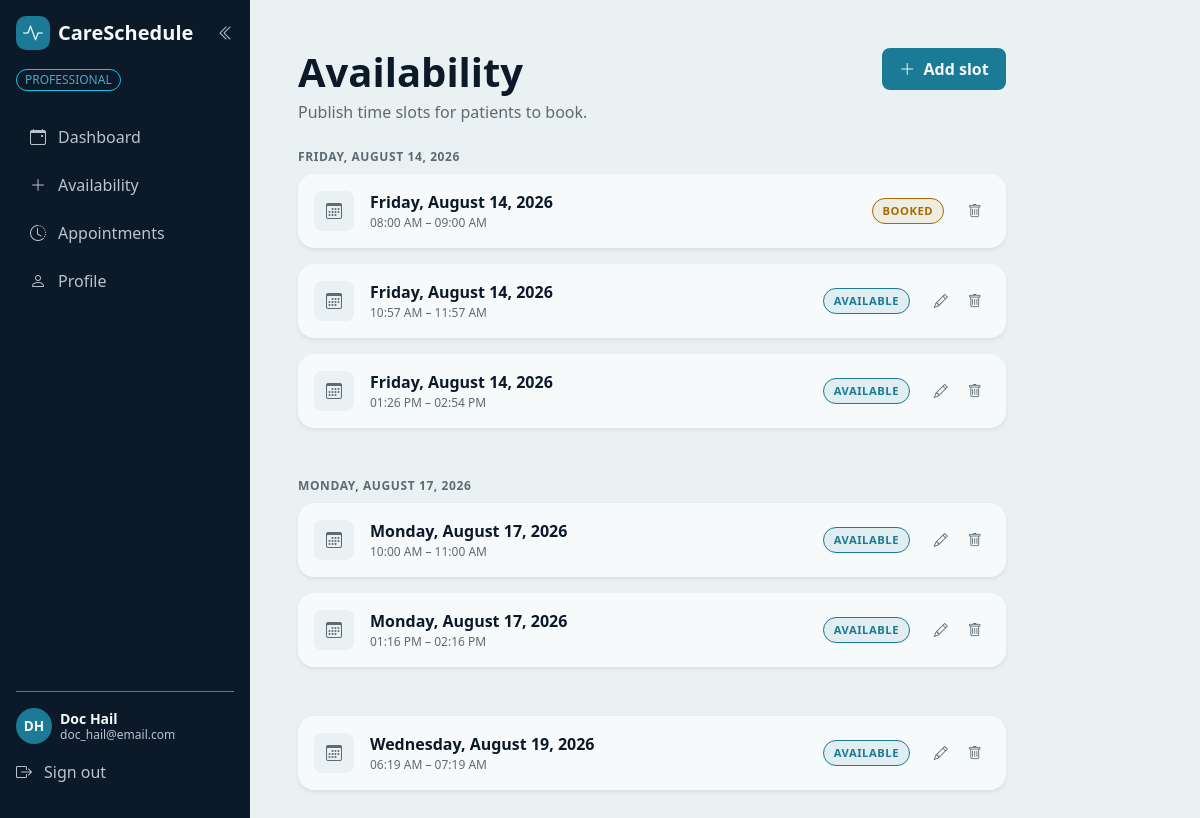
The app's page /professional/availability (signed in) with its own data.
### bp_app/models.py (models this page shows, shortened)
class Professional(UserMixin, db.Model):
    __tablename__ = "professional"
    id = db.Column(db.Integer, primary_key = True)
    email = db.Column(db.String(255), nullable = False, unique = True)
    username = db.Column(db.String(255), nullable = False, unique= True)
    password_hash = db.Column(db.String(255), nullable = False)
    firstname = db.Column(db.String(150), nullable = True)
    lastname = db.Column(db.String(150), nullable = True)
    specialty = db.Column(db.String(150), nullable = True)
    biography = db.Column(db.Text)
    availabilities = db.relationship(
        "Availability",
        back_populates = "professional"
    )

class Availability(db.Model):
    __tablename__ = "availability"
    id = db.Column(db.Integer, primary_key = True)
    start_time = db.Column(db.DateTime, nullable = False)
    end_time = db.Column(db.DateTime, nullable = False)
    @property
    def day(self):
        return self.start_time.date()
    is_booked = db.Column(db.Boolean, nullable = False, default = False)
    professional_id = db.Column(
        db.Integer,
        db.ForeignKey("professional.id"),
        nullable = False
    )
    professional = db.relationship(
        "Professional",
        back_populates = "availabilities"
    )
    appointment = db.relationship("Appointment", back_populates="availability", uselist=False)

### bp_app/professional_routes.py (the view)
@professional.route("/professional/availability")
@login_required
def manage_availability():
    if not isinstance(current_user, Professional):
        flash("This page is for professionals only.", "error")
        return redirect(url_for('main.home'))
    slots = (
        Availability.query
        .filter_by(professional_id=current_user.id)
        .order_by(Availability.start_time)
        .all()
    )
    return render_template("professional/manage_availability.html", slots=slots)

### bp_app/app.py (called while the page is built)
@login_manager.user_loader
def load_user(user_id):
    try:
        user_type, record_id = user_id.split(":", 1)
        model = {"Patient": Patient, "Professional": Professional}.get(user_type)
        return db.session.get(model, int(record_id)) if model else None
    except (AttributeError, TypeError, ValueError):
        return None

### bp_app/templates/professional/manage_availability.html (shortened to what this page needs)
{% extends "components/dashboard_base.html" %}
{% block dashboard_content %}
    <div class="row">
        <div class="col-12 col-lg-10 col-xxl-8">
            <div class="d-flex flex-wrap justify-content-between align-items-start gap-3 mb-4">
                <div>
                    <h1 class="display-6 fw-bold text-app-navy mb-1">Availability</h1>
                    <p class="text-app-muted mb-0">Publish time slots for patients to book.</p>
                </div>
                {% if slots %}
                    <button type="button"
                            class="btn bg-app-teal text-app-offwhite fw-bold px-3 py-2 rounded-3"
                            data-bs-toggle="modal" data-bs-target="#addSlotModal">
                        <i class="bi bi-plus-lg me-1"></i> Add slot
                    </button>
                {% endif %}
            </div>
            {% for date, day_slots in slots|groupby("day") %}
                {% if not loop.first %}
                    <hr class="border-app-border my-4">
                {% endif %}
                {% if day_slots|length > 1 %}
                    <div class="eyebrow text-app-muted mt-4 mb-2">
                        {{ date.strftime("%A, %B %d, %Y") }}
                    </div>
                {% endif %}
                {% for slot in day_slots %}
                    <div class="card border-0 shadow-sm rounded-4 bg-app-card p-3 mb-3">
                        <div class="d-flex align-items-center gap-3">
                            <div class="slot-icon rounded-3 d-flex align-items-center justify-content-center flex-shrink-0">
                                <i class="bi bi-calendar3 text-app-muted"></i>
                            </div>
                            <div class="flex-grow-1 min-w-0">
                                <div class="fw-bold text-app-navy">
                                    {{ slot.start_time.strftime("%A, %B %d, %Y") }}
                                </div>
                                <div class="text-app-muted text-xs">
                                    {{ slot.start_time.strftime("%I:%M %p") }} &ndash;
                                    {{ slot.end_time.strftime("%I:%M %p") }}
                                </div>
                            </div>
                            {% if slot.appointment %}
                                <span class="badge-slot badge-booked">Booked</span>
                            {% else %}
                                <span class="badge-slot badge-available">Available</span>
                            {% endif %}
                            <div class="d-flex align-items-center gap-1 flex-shrink-0">
                                {% if slot.appointment %}
                                    <button class="btn btn-sm border-0 text-app-muted" disabled
                                            title="Booked slots can't be changed">
                                        <i class="bi bi-trash"></i>
                                    </button>
                                {% else %}
                                    <button type="button" class="btn btn-sm border-0 text-app-muted"
                                            data-bs-toggle="modal" data-bs-target="#editSlotModal"
                                            data-action="{{ url_for('professional.edit_availability', slot_id=slot.id) }}"
                                            data-date="{{ slot.start_time.strftime('%Y-%m-%d') }}"
                                            data-start="{{ slot.start_time.strftime('%H:%M') }}"
                                            data-end="{{ slot.end_time.strftime('%H:%M') }}"
                                            title="Edit slot">
                                        <i class="bi bi-pencil"></i>
                                    </button>
                                    <button type="button" class="btn btn-sm border-0 text-app-muted"
                                            data-bs-toggle="modal" data-bs-target="#deleteSlotModal"
                                            data-action="{{ url_for('professional.delete_availability', slot_id=slot.id) }}"
                                            data-slot="{{ slot.start_time.strftime('%A, %B %d') }} at {{ slot.start_time.strftime('%I:%M %p') }}"
                                            title="Delete slot">
                                        <i class="bi bi-trash"></i>
                                    </button>
                                {% endif %}
                            </div>
                        </div>
                    </div>
                {% endfor %}
            {% endfor %}
        </div>
    </div>
{% endblock %}

### bp_app/templates/components/sidebar.html (shortened to what this page needs)
<div class="offcanvas-lg offcanvas-start bg-app-navy dashboard-sidebar" tabindex="-1"
     id="appSidebar" aria-labelledby="appSidebarLabel">
    <div class="offcanvas-body d-flex flex-column justify-content-between p-3">
        <div>
            <div class="sidebar-head d-none d-lg-flex align-items-center justify-content-between mb-3">
                <a href="{{ url_for('professional.dashboard') }}"
                   class="d-flex align-items-center gap-2 text-decoration-none">
                    <div class="brand-mark">
                        <i class="bi bi-activity fs-5"></i>
                    </div>
                    <span class="brand-name fs-5 sidebar-label">CareSchedule</span>
                </a>
                <button class="btn border-0 p-0 text-app-muted-dark" type="button"
                        id="railToggle" aria-label="Collapse sidebar" aria-expanded="true">
                    <i class="bi bi-chevron-double-left" id="railToggleIcon"></i>
                </button>
            </div>
            <div class="mb-4 sidebar-label">
                <span class="badge border border-info text-app-teal-light rounded-pill px-2 py-1 fw-normal text-xs">
                    PROFESSIONAL
                </span>
            </div>
            <nav class="nav nav-pills flex-column gap-1">
                <a href="{{ url_for('professional.dashboard') }}" title="Dashboard"
                   class="nav-link-custom {{ 'active' if active_page == 'dashboard' }}">
                    <i class="bi bi-calendar-event"></i>
                    <span class="sidebar-label">Dashboard</span>
                </a>
                <a href="{{ url_for('professional.manage_availability') }}" title="Availability"
                   class="nav-link-custom {{ 'active' if active_page == 'availability' }}">
                    <i class="bi bi-plus-lg"></i>
                    <span class="sidebar-label">Availability</span>
                </a>
                <a href="{{ url_for('professional.appointment') }}" title="Appointments"
                   class="nav-link-custom {{ 'active' if active_page == 'appointments' }}">
                    <i class="bi bi-clock-history"></i>
                    <span class="sidebar-label">Appointments</span>
                </a>
                <a href="{{ url_for('professional.profile') }}" title="Profile"
                   class="nav-link-custom {{ 'active' if active_page == 'profile' }}">
                    <i class="bi bi-person"></i>
                    <span class="sidebar-label">Profile</span>
                </a>
            </nav>
        </div>
        <div class="border-top border-secondary pt-3 mt-auto">
            <div class="sidebar-user d-flex align-items-center gap-2 mb-3">
                <div class="avatar avatar-sm bg-app-teal text-app-offwhite">
                    {{ current_user.firstname[:1] }}{{ current_user.lastname[:1] }}
                </div>
                <div class="lh-sm sidebar-label">
                    <div class="fw-bold text-app-offwhite small">
                        {{ current_user.firstname }} {{ current_user.lastname }}
                    </div>
                    <div class="text-app-muted-dark text-xs">{{ current_user.email }}</div>
                </div>
            </div>
            <form action="{{ url_for('professional.logout') }}" method="POST">
                <button type="submit" title="Sign out"
                        class="nav-link-custom text-app-muted-dark small hover-white btn btn-link border-0 bg-transparent p-0 p-100 text-start text-decoration-none shadow-none">
                    <i class="bi bi-box-arrow-right"></i>
                    <span class="sidebar-label">Sign out</span>
                </button>
            </form>
        </div>
    </div>
</div>

### bp_app/static/styles.css (style rules this page uses)
h1 { color:white; }
.nav-link-custom { color: var(--app-muted-dark); border-radius: 8px; padding: 10px 14px; text-decoration: none; display: flex; align-items: center; gap: 12px; }

### bp_app/static/css/pages/dashboard.css (style rules this page uses)
.bg-app-navy { background-color: var(--app-navy); }
.eyebrow { font-size: 0.75rem; font-weight: 700; letter-spacing: 0.05em; text-transform: uppercase; }
.text-xs { font-size: 0.75rem; }
.avatar { width: 40px; height: 40px; flex-shrink: 0; border-radius: 50%; font-size:0.85rem; font-weight: 700; display:flex; align-items: center; justify-content: center; }
.avatar-sm { width: 36px; height: 36px; }
.text-app-teal-light { color: var(--app-teal-light); }
.brand-name { font-weight: 700; color: var(--app-offwhite); }
.slot-icon { width: 40px; height: 40px; background-color: var(--app-bg); }
.badge-slot { font-size: 0.7rem; font-weight: 700; letter-spacing: 0.05em; text-transform: uppercase; padding: 0.25rem 0.6rem; border-radius: 50rem; flex-shrink: 0; }
.badge-available { color: var(--app-teal); background-color: rgba(27, 122, 150, 0.1); border: 1px solid var(--app-teal); }
.badge-booked { color: #a56a00; background-color: rgba(165, 106, 0, 0.1); border: 1px solid #a56a00; }
.border-app-border { border-color: var(--app-border); }
@media (min-width: 992px) { .dashboard-layout > .dashboard-sidebar { flex: 0 0 250px; width: 250px !important; max-width: 250px; min-height: 100vh; margin: 0; transition: flex-basis 0.2s ease, width 0.2s ease; } }
@media (min-width: 992px) { .dashboard-sidebar, .dashboard-sidebar .offcanvas-body { background-color: var(--app-navy) !important; } }
@media (min-width: 992px) { .dashboard-sidebar .offcanvas-body { flex-grow: 1; padding: 1rem; overflow-y: auto; min-height: 100vh; } }

### bp_app/static/css/base.css (style rules this page uses)
:root { --app-teal: #1b7a96; --app-navy: #0C1929; --app-offwhite: #f7fafb; --app-success: #1e8a5f; --app-error: #c0201a; --app-bg: #eaf1f3; --app-border: #d3e0e4; --app-muted: #5c6b73; --app-teal-light: #4fa8c4; --app-muted-dark: #b9c5cc; }
.brand-mark { width: 34px; height: 34px; border-radius: 10px; background-color: var(--app-teal); color: var(--app-offwhite); display: inline-flex; align-items: center; justify-content: center; }
.brand-name { font-weight: 700; color: var(--app-navy); }
.nav-link-custom { color: var(--app-muted-dark); border-radius: 8px; padding: 10px 14px; text-decoration: none; display: flex; align-items: center; gap: 12px; }
.bg-app-navy { background-color: var(--app-navy); }
.bg-app-teal { background-color: var(--app-teal); }
.bg-app-card { background-color: var(--app-offwhite); }
.text-app-navy { color: var(--app-navy); }
.text-app-teal-light { color: var(--app-teal-light); }
.text-app-offwhite { color: var(--app-offwhite); }
.text-app-muted { color: var(--app-muted); }
.text-app-muted-dark { color: var(--app-muted-dark); }

### records on screen
Professional: firstname "D", lastname "H", firstname "Doc", lastname "Hail", email "doc_hail@email.com"
Availability: start_time "Friday, August 14, 2026", start_time "08:00 AM", end_time "09:00 AM", shows "BOOKED"
Availability: start_time "Friday, August 14, 2026", start_time "10:57 AM", end_time "11:57 AM", shows "AVAILABLE"
Availability: start_time "Friday, August 14, 2026", start_time "01:26 PM", end_time "02:54 PM", shows "AVAILABLE"
Availability: start_time "Monday, August 17, 2026", start_time "10:00 AM", end_time "11:00 AM", shows "AVAILABLE"
Availability: start_time "Monday, August 17, 2026", start_time "01:16 PM", end_time "02:16 PM", shows "AVAILABLE"
Availability: start_time "Wednesday, August 19, 2026", start_time "06:19 AM", end_time "07:19 AM", shows "AVAILABLE"

### other values on screen
{{ date.strftime("%A, %B %d, %Y") }} "FRIDAY, AUGUST 14, 2026" "MONDAY, AUGUST 17, 2026"
